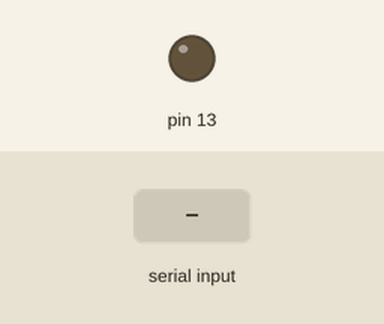
Bench run of a sketch on a simulated Arduino Uno, built with avr-gcc and run on an emulated ATmega328P. Parts: output pins drawn as LEDs (lit = HIGH). The test bench sets the inputs (shaded band).

Above: at 1.2 s.
1.3 s: "0" received over Serial
At 2.1 s:
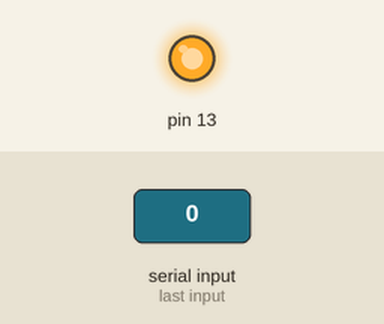
2.8 s: "1" received over Serial
At 3.3 s:
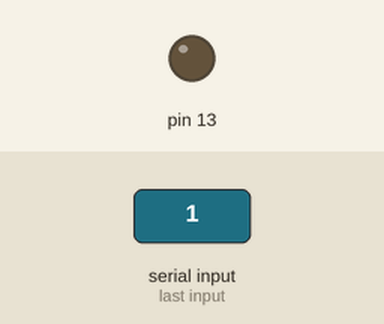
4.3 s: "2" received over Serial
At 5.6 s:
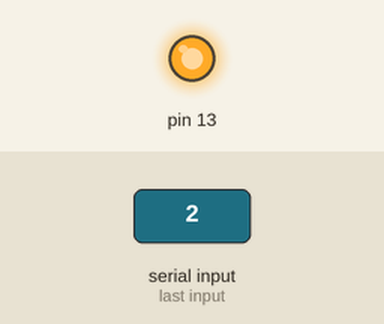
Timing chart, 0 to 7.3 s (numbered marks = the images above; inputs shaded):
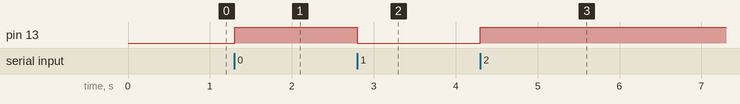

Measured:
- after the input at 1.3 s, pin 13: LOW → HIGH at once
- after the input at 2.8 s, pin 13: HIGH → LOW at once
- after the input at 4.3 s, pin 13: LOW → HIGH at once

The sketch:

led_project_java.ino
```cpp
char ip;
void setup()
{
  Serial.begin(9600);
  pinMode(13, OUTPUT);
  digitalWrite(13, LOW);
}

void loop()
{
  //digitalWrite(13, HIGH);
  if (Serial.available() > 0)
  {
    ip = Serial.read();
    if (ip == '1')
    {
      digitalWrite(13, LOW);
    }
    else
    {
      digitalWrite(13, HIGH);

    }
  }
}
```
